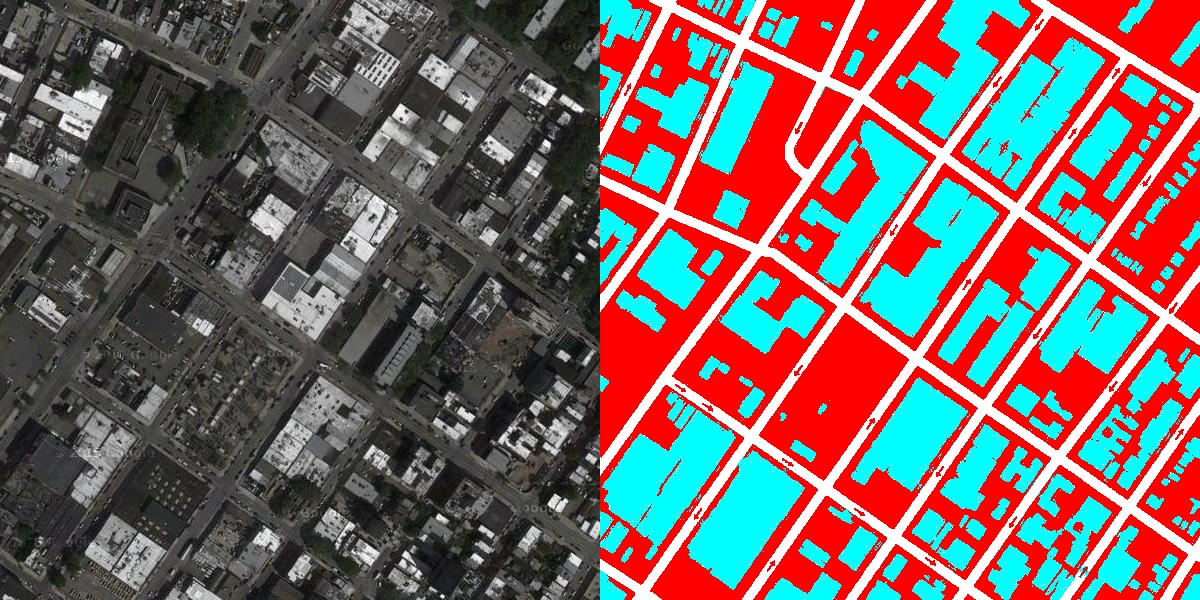
#> input picture maps/maps/train_superpixels_processed/10.jpg, 1200 x 600 px, found by its file name
$ python compare.py
#> lines starting #> are read from the running program, lines starting #| are printed output that depends on the picture
import cv2

def compare_images(image1_path, image2_path):
    # Load the images
#> called with image1_path = 'maps\\maps\\train_processed\\10.jpg'
    image1 = cv2.imread(image1_path)
#> image1 is the input picture: shape (600, 1200, 3); mean B, G, R 100.1, 101.6, 118.6
    image2 = cv2.imread(image2_path)

    # Get the width of the images
    width = image1.shape[1]
#> width = 1200

    # Calculate the midpoint
    midpoint = width // 2
#> midpoint = 600

    # Cut off the left part of the images
    image1_cropped = image1[:, midpoint:]
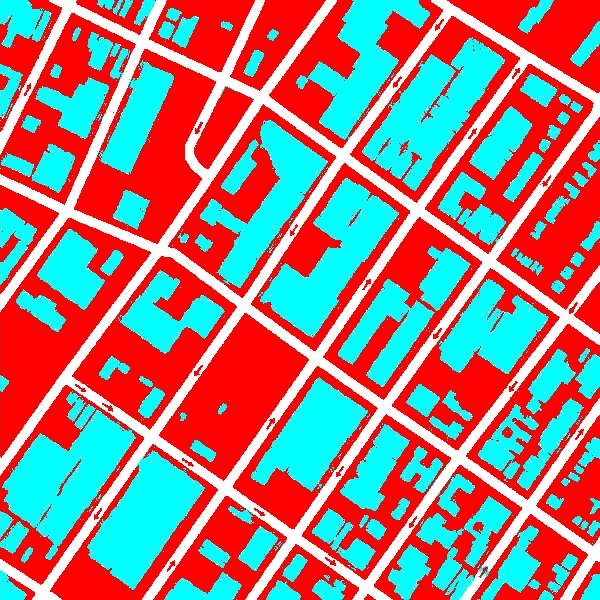
#> image1_cropped: shape (600, 600, 3); mean B, G, R 129, 129.3, 163.4
    image2_cropped = image2[:, midpoint:]

    # Convert the images to grayscale
    gray1 = cv2.cvtColor(image1_cropped, cv2.COLOR_BGR2GRAY)
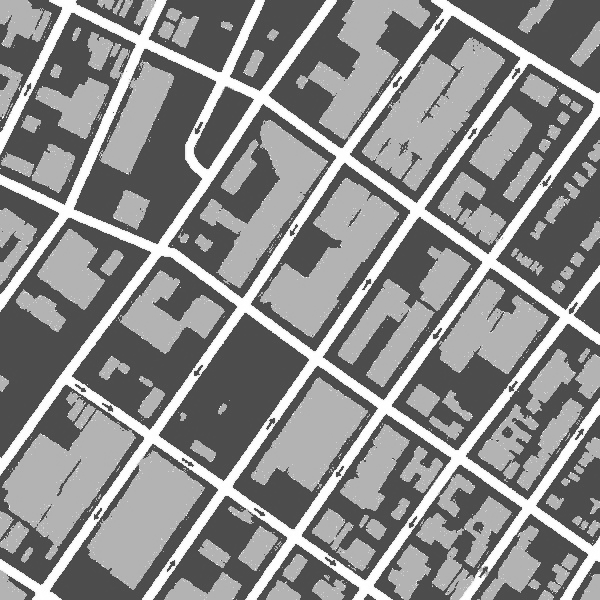
#> gray1: shape (600, 600); min 66, max 255, mean 139.5
    gray2 = cv2.cvtColor(image2_cropped, cv2.COLOR_BGR2GRAY)

    # Compute the absolute difference between the images
    diff = cv2.absdiff(gray1, gray2)
#> diff: shape (600, 600); every value is 0

    # Threshold the difference image to highlight the changes
    _, threshold = cv2.threshold(diff, 30, 255, cv2.THRESH_BINARY)

    # Find contours of the thresholded image
    contours, _ = cv2.findContours(threshold, cv2.RETR_EXTERNAL, cv2.CHAIN_APPROX_SIMPLE)
#> contours = []

    # Draw bounding rectangles around the contours
    for contour in contours:
        (x, y, w, h) = cv2.boundingRect(contour)
        cv2.rectangle(image1_cropped, (x, y), (x + w, y + h), (255, 0, 255), 1)
        cv2.rectangle(image2_cropped, (x, y), (x + w, y + h), (255, 0, 255), 1)
#> this loop made 0 passes

    # Display the cropped images with differences highlighted
    cv2.imshow("Cropped Image 1", image1_cropped)
    cv2.imshow("Cropped Image 2", image2_cropped)
    cv2.waitKey(0)
    cv2.destroyAllWindows()

# Usage example
#image1_path = "maps\\maps\\train_superpixels_processed\\10.jpg"
image1_path = "maps\\maps\\train_processed\\10.jpg"
image2_path = "maps\\maps\\train_superpixels_2_processed\\10.jpg"
compare_images(image1_path, image2_path)

$ run again, with maps/maps/train_superpixels_processed/128.jpg copied over maps/maps/train_superpixels_processed/10.jpg
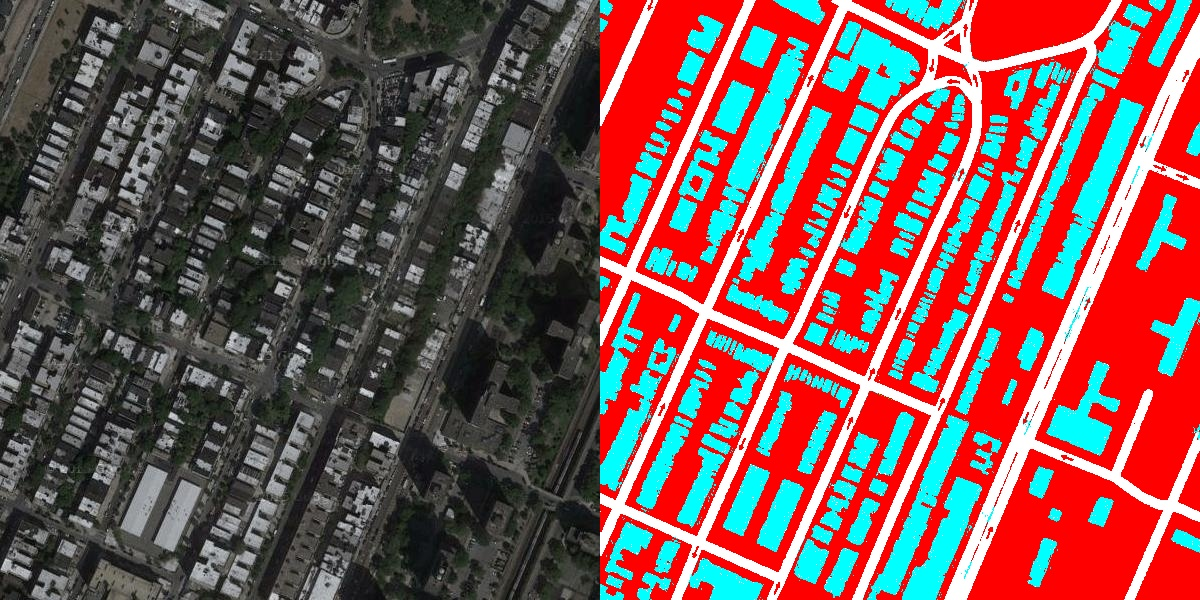
#> input picture maps/maps/train_superpixels_processed/128.jpg, 1200 x 600 px, found by its file name
#> in compare_images, image1 is the input picture: shape (600, 1200, 3); mean B, G, R 84.8, 86.3, 122.3
#> in compare_images, `image1_cropped = image1[:, midpoint:]`:
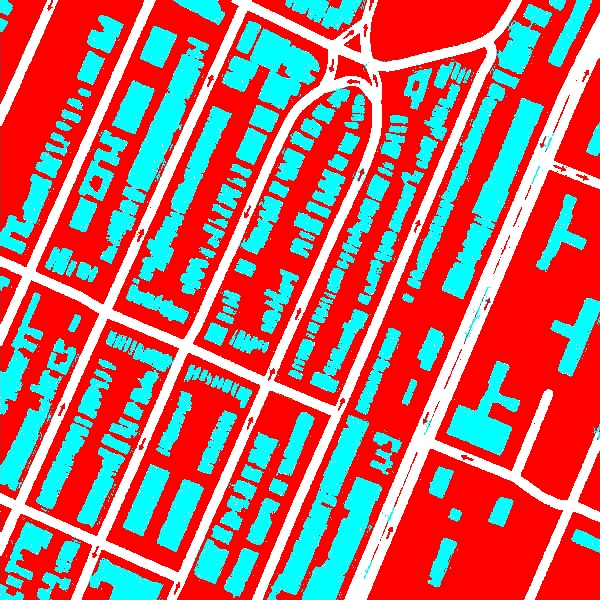
#> image1_cropped: shape (600, 600, 3); mean B, G, R 109.3, 109.6, 182.7
#> in compare_images, `gray1 = cv2.cvtColor(image1_cropped, cv2.COLOR_BGR2GRAY)`:
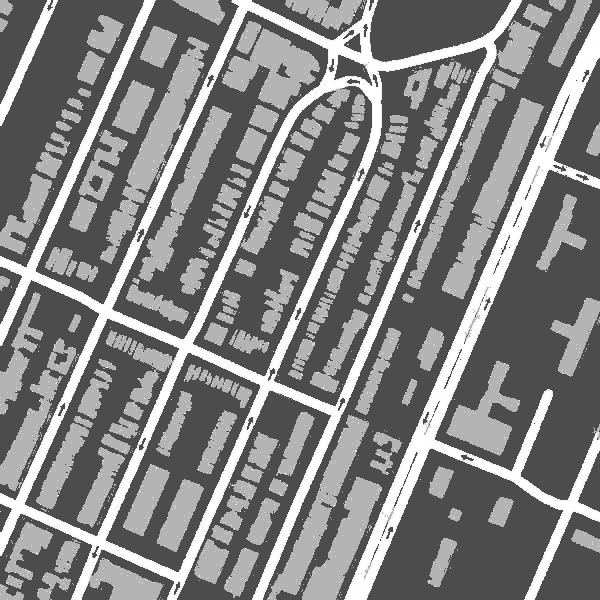
#> gray1: shape (600, 600); min 67, max 255, mean 131.4
#> diff: shape (600, 600); every value is 0
#> contours = []

$ run again, with maps/maps/train_superpixels_processed/163.jpg copied over maps/maps/train_superpixels_processed/10.jpg
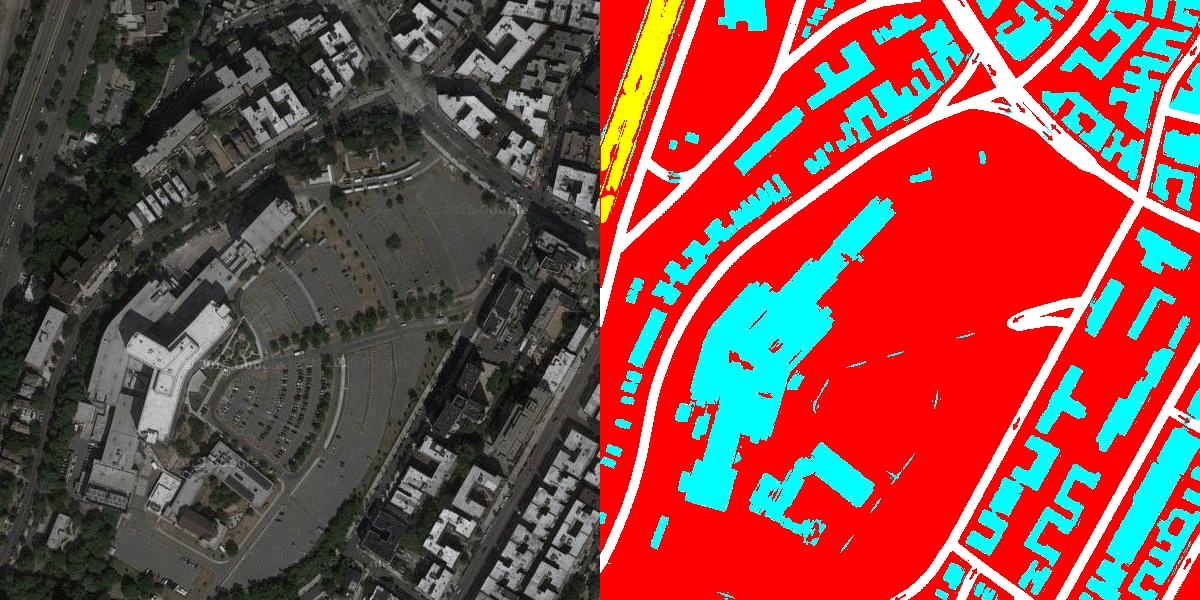
#> input picture maps/maps/train_superpixels_processed/163.jpg, 1200 x 600 px, found by its file name
#> in compare_images, image1 is the input picture: shape (600, 1200, 3); mean B, G, R 71.5, 75.5, 132.7
#> in compare_images, `image1_cropped = image1[:, midpoint:]`:
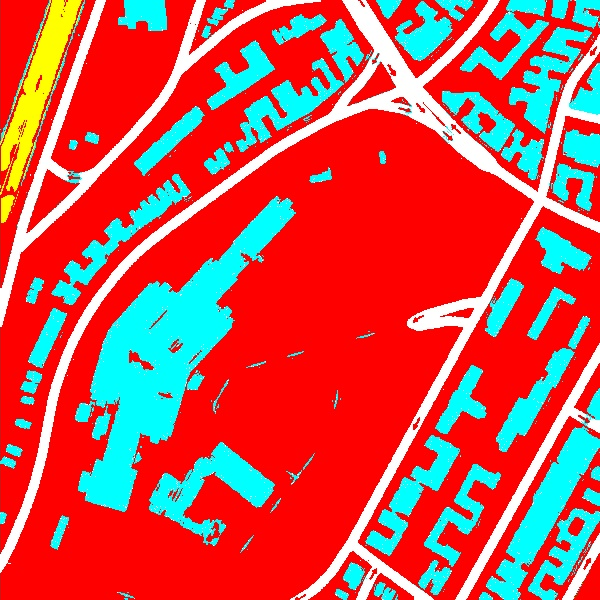
#> image1_cropped: shape (600, 600, 3); mean B, G, R 79.9, 83.6, 198.4
#> in compare_images, `gray1 = cv2.cvtColor(image1_cropped, cv2.COLOR_BGR2GRAY)`:
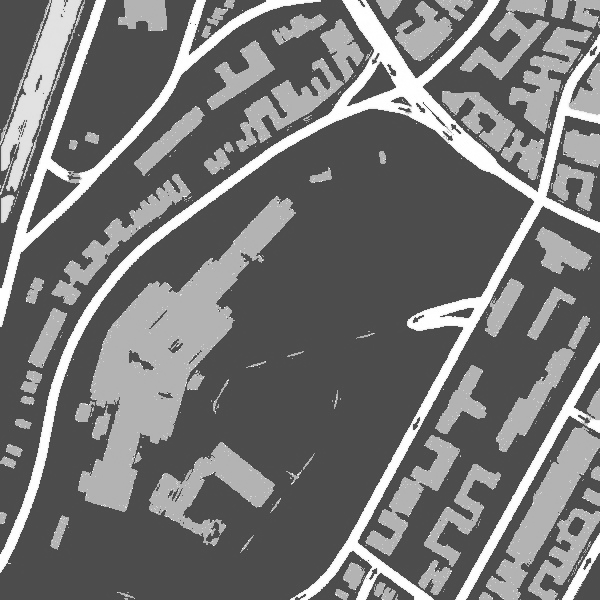
#> gray1: shape (600, 600); min 67, max 255, mean 117.5
#> diff: shape (600, 600); every value is 0
#> contours = []

$ run again, with maps/maps/train_superpixels_processed/167.jpg copied over maps/maps/train_superpixels_processed/10.jpg
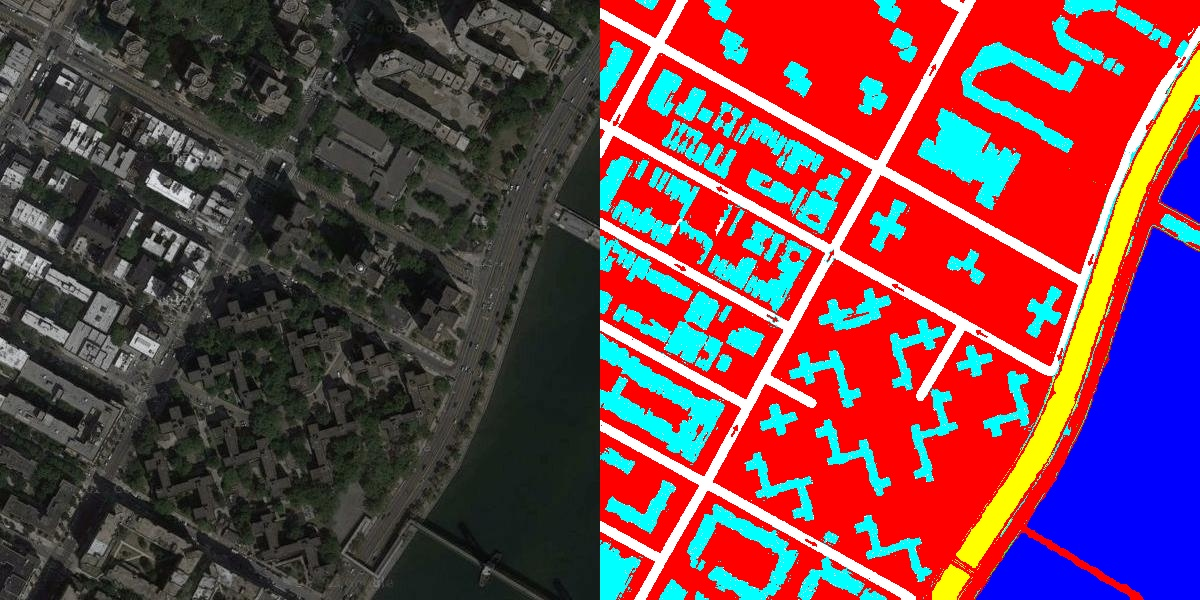
#> input picture maps/maps/train_superpixels_processed/167.jpg, 1200 x 600 px, found by its file name
#> in compare_images, image1 is the input picture: shape (600, 1200, 3); mean B, G, R 74.7, 66, 112.8
#> in compare_images, `image1_cropped = image1[:, midpoint:]`:
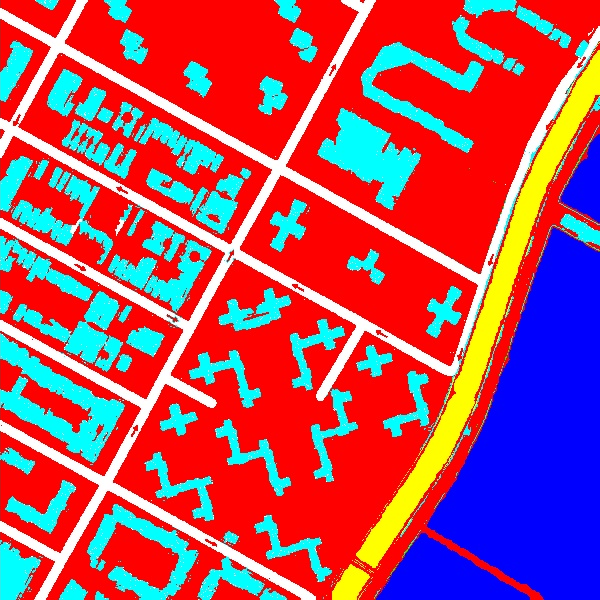
#> image1_cropped: shape (600, 600, 3); mean B, G, R 101.2, 78.7, 174.3
#> in compare_images, `gray1 = cv2.cvtColor(image1_cropped, cv2.COLOR_BGR2GRAY)`:
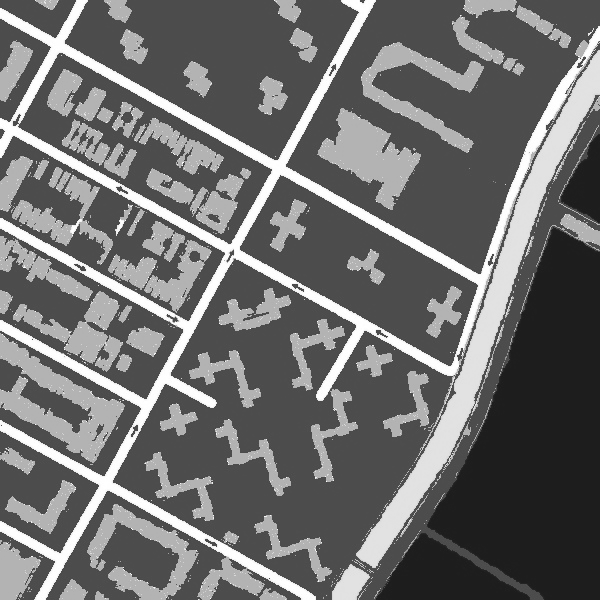
#> gray1: shape (600, 600); min 24, max 255, mean 109.9
#> diff: shape (600, 600); every value is 0
#> contours = []
